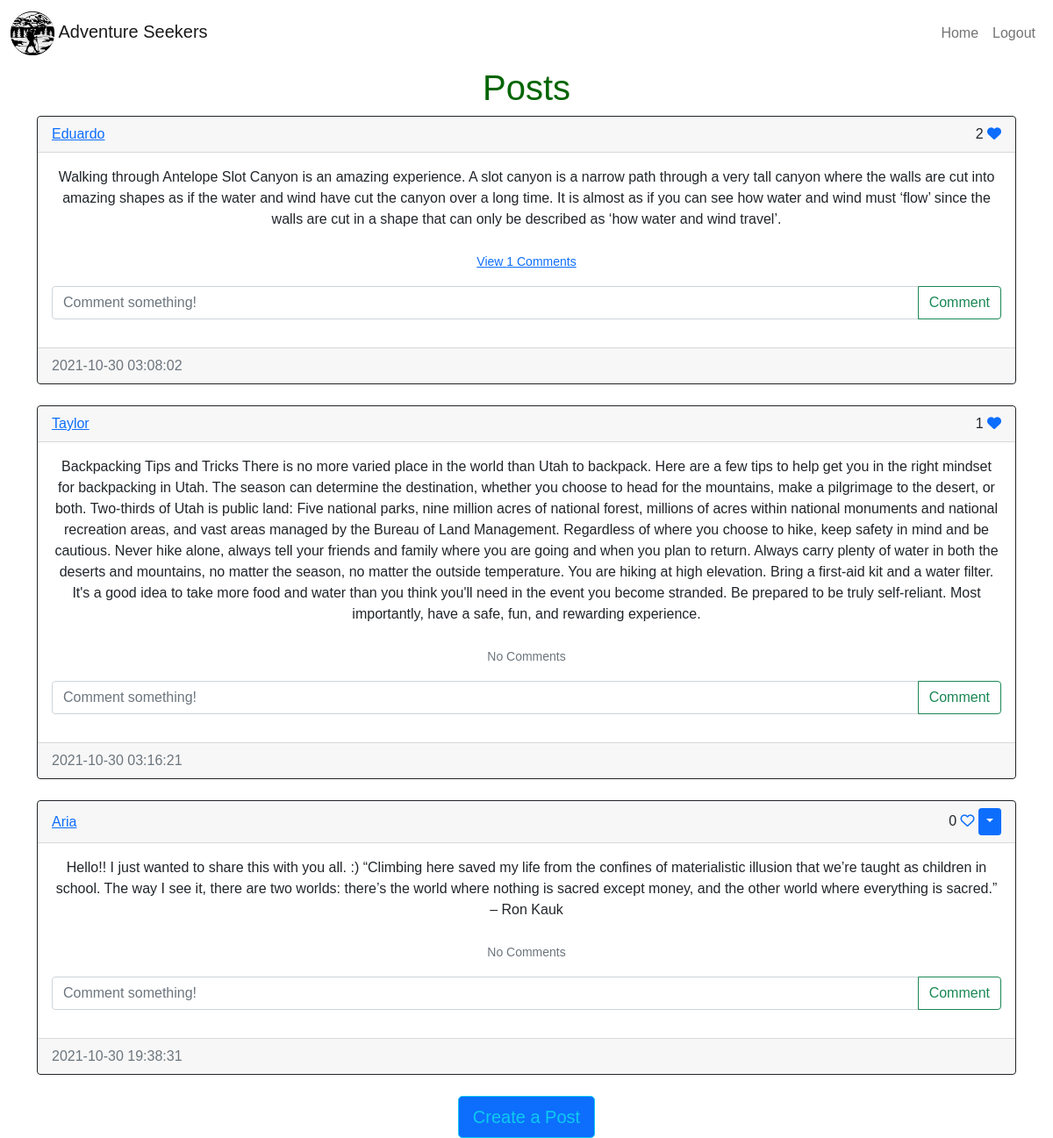
/home (signed in), run on the app's committed database.
### sunny_app/models.py (models this page shows)
class Post(db.Model):
    id = db.Column(db.Integer, primary_key=True)
    text = db.Column(db.Text, nullable=False)
    date_created = db.Column(db.DateTime(timezone=True), default=func.now())
    author = db.Column(db.Integer, db.ForeignKey(
        'user.id', ondelete="CASCADE"), nullable=False)
    comments = db.relationship('Comment', backref='post', passive_deletes=True)
    likes = db.relationship('Like', backref='post', passive_deletes=True)

class User(db.Model, UserMixin):
    id = db.Column(db.Integer, primary_key=True)
    email = db.Column(db.String(150), unique=True)
    username = db.Column(db.String(150), unique=True)
    password = db.Column(db.String(150))
    date_created = db.Column(db.DateTime(timezone=True), default=func.now())
    posts = db.relationship('Post', backref='user', passive_deletes=True)
    comments = db.relationship('Comment', backref='user', passive_deletes=True)
    likes = db.relationship('Like', backref='user', passive_deletes=True)

### sunny_app/views.py (the view)
@views.route("/")
@views.route("/home")
@login_required
def home():
    posts = Post.query.all()
    return render_template("home.html", user=current_user, posts=posts)

### sunny_app/__init__.py (called while the page is built)
def create_app():
    app = Flask(__name__)
    app.config['SECRET_KEY'] = "helloworld"
    app.config['SQLALCHEMY_DATABASE_URI'] = f'sqlite:///{DB_NAME}'
    db.init_app(app)
    from .views import views
    from .auth import auth
    app.register_blueprint(views, url_prefix="/")
    app.register_blueprint(auth, url_prefix="/")
    from .models import User, Post, Comment, Like
    create_database(app)
    login_manager = LoginManager()
    login_manager.login_view = "auth.login"
    login_manager.init_app(app)
    @login_manager.user_loader
    def load_user(id):
        return User.query.get(int(id))
    return app

### sunny_app/templates/home.html
{% extends "posts_div.html" %} {% block title %}Home{% endblock %}

### sunny_app/templates/posts_div.html (shortened to what this page needs)
{% extends "base.html" %} {% block title %}Home{% endblock %} {% block content
%}
<div class="page-title">
  <h1 align="center">{% block header %}Posts{% endblock %}</h1>
</div>
<div id="posts">
  {% for post in posts %}
  <div class="card border-dark">
    <div class="card-header d-flex justify-content-between align-items-center">
      <a href="/posts/{{post.user.username}}">{{post.user.username}}</a>
      <div>
        {{post.likes|length}} {% if user.id in
        post.likes|map(attribute="author")|list %}
        <a href="/like-post/{{post.id}}"><i class="fas fa-heart"></i></a>
        {% else %}
        <a href="/like-post/{{post.id}}"><i class="far fa-heart"></i></a>
        {% endif %} {% if user.id == post.author %}
        <div class="btn-group">
          <button
            type="button"
            class="btn btn-sm btn-primary dropdown-toggle"
            data-bs-toggle="dropdown"
          ></button>
        </div>
        {% endif %}
      </div>
    </div>
    <div class="card-body">
      <div class="card-text">{{post.text}}</div>
      <br />
      <p class="card-text">
        {% if post.comments|length > 0 %}
        <a data-bs-toggle="collapse" href="#comments-{{post.id}}" role="button">
          <small>View {{post.comments|length}} Comments</small>
        </a>
        {% else %}
        <small class="text-muted">No Comments</small>
        {% endif %}
      </p>
      <form
        class="input-group mb-3"
        method="POST"
        action="/create-comment/{{post.id}}"
      >
        <input
          type="text"
          id="text"
          name="text"
          class="form-control"
          placeholder="Comment something!"
        />
        <button type="submit" class="btn btn-outline-success">Comment</button>
      </form>
    </div>
    <div class="card-footer text-muted">{{post.date_created}}</div>
  </div>
  <br/ > {% endfor %}
</div>
{% block footer %}
<div align="center">
  <a href="/create-post"
    ><button type="button" class="btn btn-primary btn-lg btn-outline-info">
      Create a Post
    </button></a
  >
</div>
{% endblock %} {% endblock %}

### sunny_app/static/css/main.css (style rules this page uses)
body { background: url("https://mdbootstrap.com/img/Photos/Others/images/76.jpg") no-repeat center center fixed; -webkit-background-size: cover; -moz-background-size: cover; background-size: cover; -o-background-size: cover; font-family: Arial, Helvetica, sans-serif; }
.card-text { text-align: center; }
.page-title { font-family: Arial, Helvetica, sans-serif; color: darkgreen; }

### data on the page
Post: user.username "Eduardo", likes|length "2", text "Walking through Antelope Slot Canyon is an amazing experience. A slot canyon is a narrow path through a very tall canyon where the walls are cut into amazing shapes as if the water and wind have cut the canyon over a long time. It is almost as if you can see how water and wind must ‘flow’ since the walls are cut in a shape that can only be described as ‘how water and wind travel’.", comments|length "1", date_created "2021-10-30 03:08:02"
Post: user.username "Taylor", likes|length "1", text "Backpacking Tips and Tricks There is no more varied place in the world than Utah to backpack. Here are a few tips to help get you in the right mindset for backpacking in Utah. The season can determine the destination, whether you choose to head for the mountains, make a pilgrimage to the desert, or both. Two-thirds of Utah is public land: Five national parks, nine million acres of national forest, millions of acres within national monuments and national recreation areas, and vast areas managed by the Bureau of Land Management. Regardless of where you choose to hike, keep safety in mind and be cautious. Never hike alone, always tell your friends and family where you are going and when you…", shows "No Comments", date_created "2021-10-30 03:16:21"
Post: user.username "Aria", likes|length "0", text "Hello!! I just wanted to share this with you all. :) “Climbing here saved my life from the confines of materialistic illusion that we’re taught as children in school. The way I see it, there are two worlds: there’s the world where nothing is sacred except money, and the other world where everything is sacred.” – Ron Kauk", shows "No Comments", date_created "2021-10-30 19:38:31"
